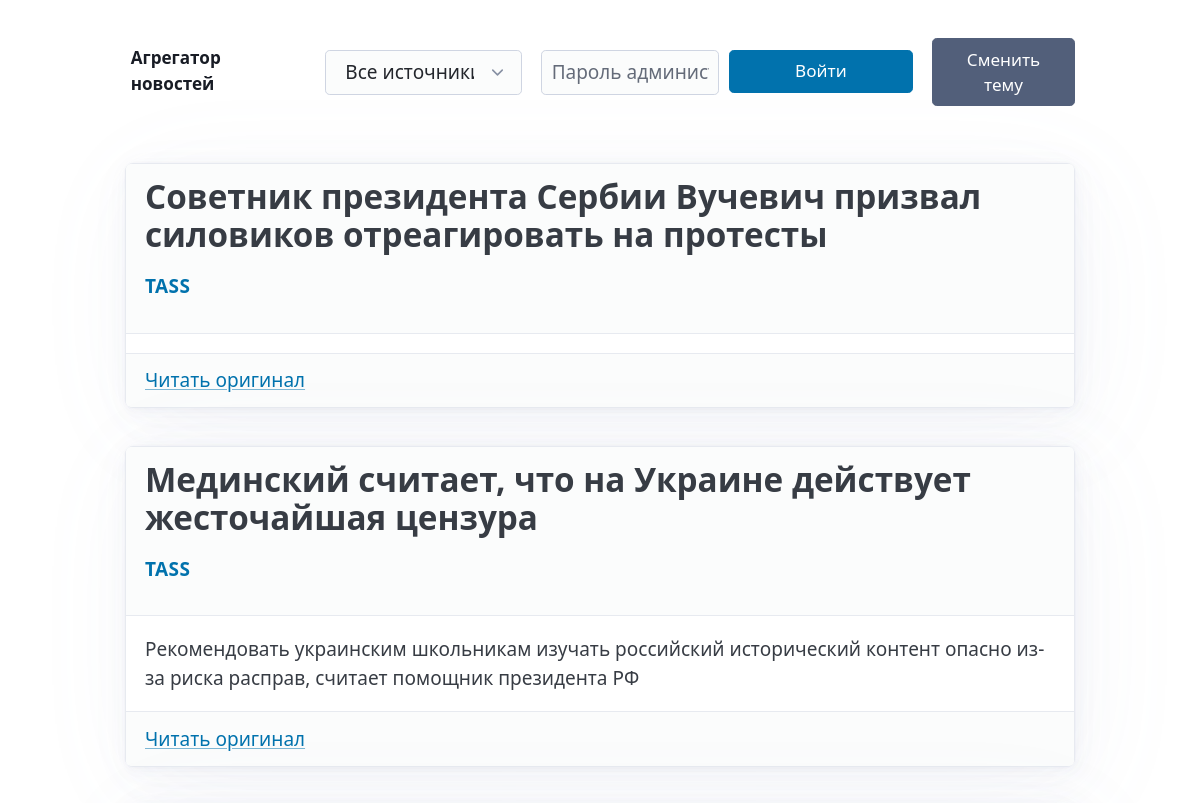
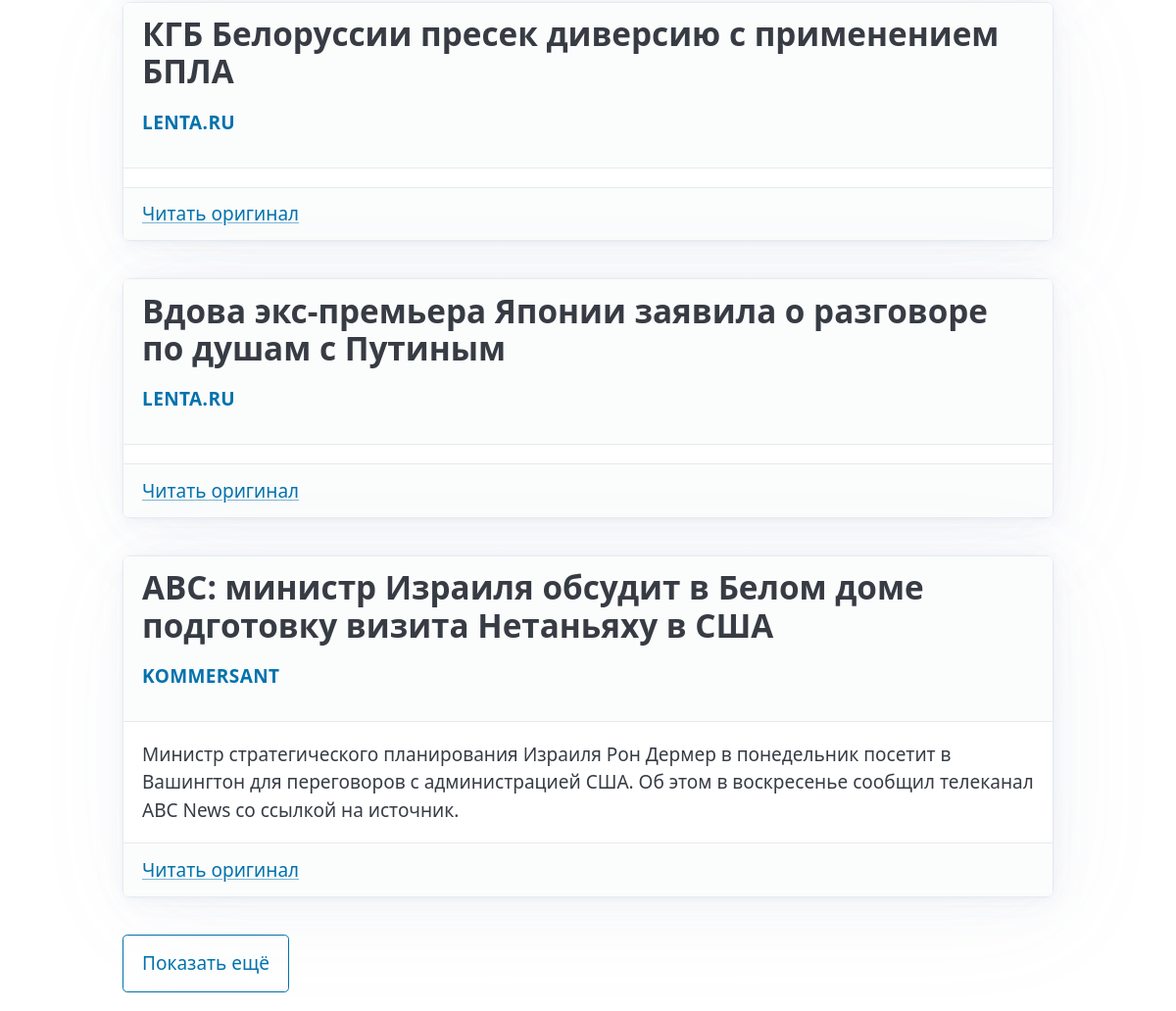
The page / on the database its author committed (2 pictures, top to bottom).
### models.py (models this page shows)
class Post(db.Model):
    id = db.Column(db.Integer, primary_key=True)
    title = db.Column(db.String, nullable=False)
    summary = db.Column(db.Text, nullable=True)
    link = db.Column(db.String, nullable=False, unique=True)
    published = db.Column(db.DateTime, nullable=False)
    source = db.Column(db.String, nullable=False)

### main.py (the view)
@app.route("/")
def index():
    maybe_refresh()
    source = request.args.get("source") or None
    page = int(request.args.get("page", 1))
    query = Post.query
    if source:
        query = query.filter_by(source=source)
    total = query.count()
    posts = (query.order_by(Post.published.desc())
             .offset((page - 1) * PAGE_SIZE)
             .limit(PAGE_SIZE)
             .all())
    sources = [row[0] for row in db.session.query(Post.source).distinct().all()]
    return render_template(
        "index.html",
        posts=posts,
        page=page,
        total_pages=math.ceil(total / PAGE_SIZE),
        sources=sources,
        current_source=source,
    )

### main.py (called while the page is built)
def maybe_refresh():
    global _last_refresh
    now = dt.datetime.utcnow()
    if (now - _last_refresh).total_seconds() > REFRESH_INTERVAL * 60:
        refresh_feeds()
        _last_refresh = now

@app.context_processor
def inject_globals():
    sources = [row[0] for row in db.session.query(Post.source).distinct().all()]
    return dict(
        sources=sources,
        is_admin=session.get("admin", False)
    )

### templates/index.html (shortened to what this page needs)
{% extends "layout.html" %}
{% block content %}
<div id="newsList">
    {% for post in posts %}
    <article>
        <header>
            <h2>{{ post.title }}</h2>
            <p class="source-label">{{ post.source|upper }}</p>
        </header>
        <p>{{ post.summary|safe }}</p>
        <footer>
            <a href="{{ post.link }}" target="_blank">Читать оригинал</a>
        </footer>
    </article>
    {% endfor %}
</div>
<button id="loadMore" class="outline" data-offset="{{ posts|length }}">
    Показать ещё
</button>
{% endblock %}

### templates/layout.html (shortened to what this page needs)
<!doctype html>
<html lang="ru" data-theme="light">
<head>
    <link rel="stylesheet" href="https://cdn.jsdelivr.net/npm/@picocss/pico@2/css/pico.min.css">
</head>
<body>
<header class="container">
    <nav>
        <ul>
            <li>
                <a href="{{ url_for('index') }}" class="contrast admin-button" style="padding:0.4rem 0.8rem;">
                    <strong>Агрегатор новостей</strong>
                </a>
            </li>
        </ul>
        <ul>
            <li>
                <select id="sourceFilter">
                    <option value="">Все источники</option>
                </select>
            </li>
            {% if is_admin %}
            <li>
                <form method="get" action="{{ url_for('admin_panel') }}">
                    <button type="submit" class="contrast admin-button">Панель администратора</button>
                </form>
            </li>
            <li>
                <form method="get" action="{{ url_for('admin_logout') }}">
                    <button type="submit" class="secondary admin-button">Выйти</button>
                </form>
            </li>
            {% else %}
            <li>
                <form method="post" action="{{ url_for('admin_login') }}" class="inline-form">
                    <input type="password" name="password" placeholder="Пароль администратора"
                           class="admin-password-input" required>
                    <button type="submit" class="admin-button">Войти</button>
                </form>
            </li>
            {% endif %}
            <li>
                <button id="themeToggle" class="secondary toggle admin-button">Сменить тему</button>
            </li>
        </ul>
    </nav>
</header>
<main class="container">
    {% block content %}{% endblock %}
</main>
</body>
</html>

### templates/layout.html (style rules this page uses)
.source-label { font-weight:700;letter-spacing:.4px;color:var(--pico-primary); }
article { margin-bottom:2rem;padding:1rem;border:1px solid var(--pico-muted-border-color);border-radius:8px; }
.toggle { cursor:pointer; }
.admin-button { font-size:.9rem;padding:.4rem .8rem; }
.admin-password-input { min-width:160px; }
form.inline-form { display:flex;align-items:stretch;gap:.5rem;height:100%; }
form.inline-form input,form.inline-form button { height:100%;margin:0; }
nav ul li form { margin: 0;padding: 0;height: 100%;display: flex;align-items: center; }

### rows shown on the page
Post: title "Советник президента Сербии Вучевич призвал силовиков отреагировать на протесты", source "TASS"
Post: title "Мединский считает, что на Украине действует жесточайшая цензура", source "TASS", summary "Рекомендовать украинским школьникам изучать российский исторический контент опасно из-за риска расправ, считает помощник президента РФ"
Post: title "КГБ Белоруссии пресек диверсию с применением БПЛА", source "LENTA.RU"
Post: title "Вдова экс-премьера Японии заявила о разговоре по душам с Путиным", source "LENTA.RU"
Post: title "ABC: министр Израиля обсудит в Белом доме подготовку визита Нетаньяху в США", source "KOMMERSANT", summary "Министр стратегического планирования Израиля Рон Дермер в понедельник посетит в Вашингтон для переговоров с администрацией США. Об этом в воскресенье сообщил телеканал ABC News со ссылкой на источник."
